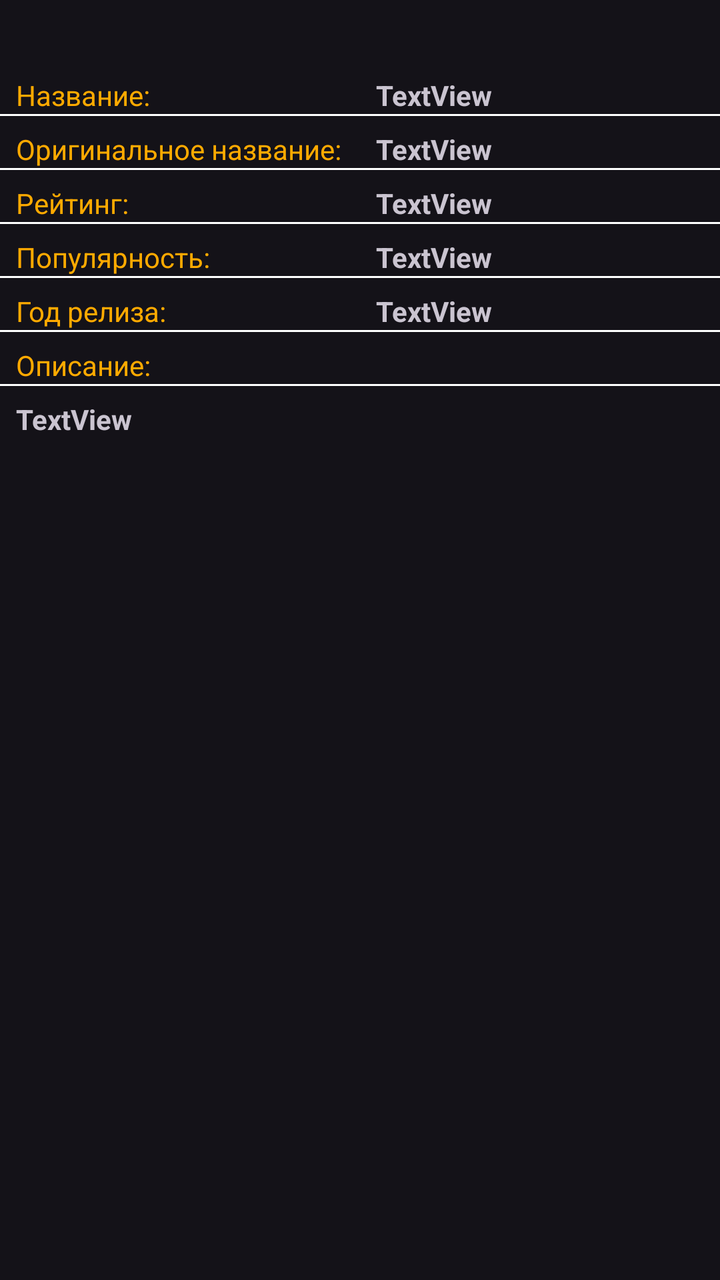
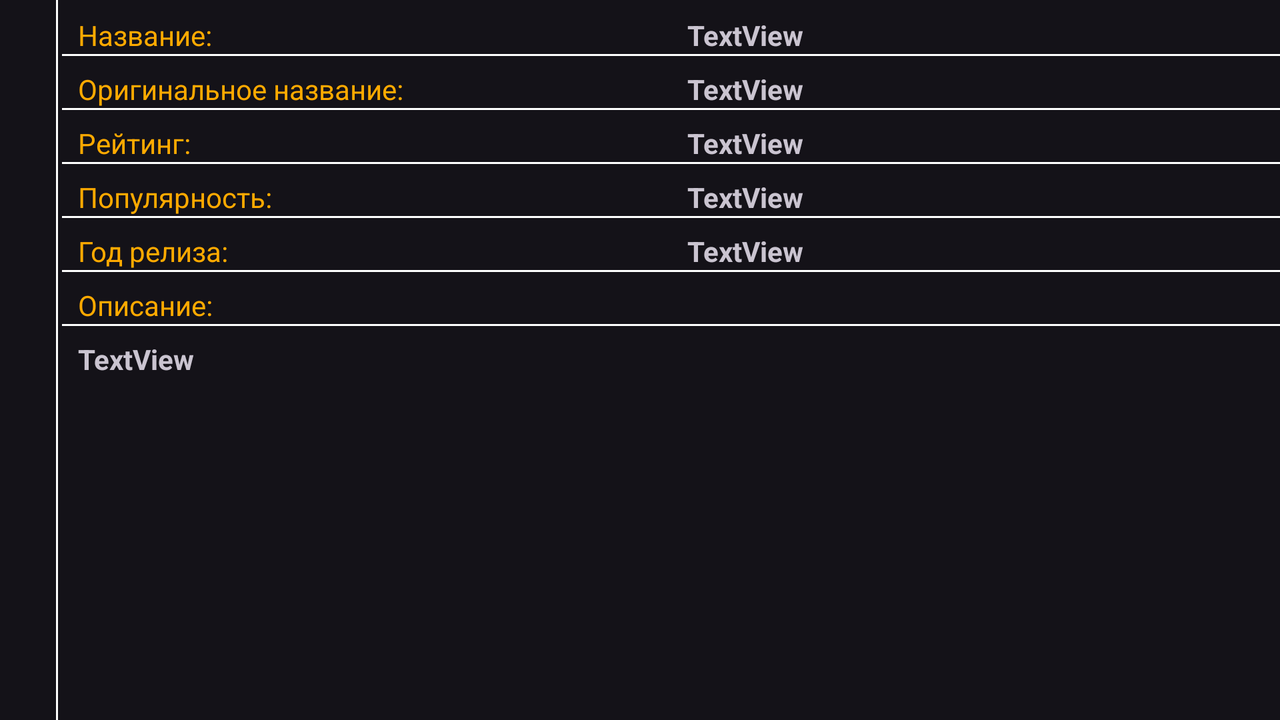

An Android layout and its configuration variant, each rendered on a device that would load it. The default file and the variant file are quoted in full after the pictures.
<!-- AndroidManifest.xml: application theme Theme.MyMovies -->
<!-- res/layout/activity_detail.xml -->
<?xml version="1.0" encoding="utf-8"?>
<ScrollView xmlns:android="http://schemas.android.com/apk/res/android"
    xmlns:app="http://schemas.android.com/apk/res-auto"
    xmlns:tools="http://schemas.android.com/tools"
    android:layout_width="match_parent"
    android:layout_height="match_parent"
    tools:context=".DetailActivity"
    android:id="@+id/scrollView_info">

    <androidx.constraintlayout.widget.ConstraintLayout
        android:layout_width="match_parent"
        android:layout_height="wrap_content">

        <ImageView
            android:id="@+id/imageViewBigPoster"
            android:layout_width="0dp"
            android:layout_height="wrap_content"
            android:adjustViewBounds="true"
            app:layout_constraintEnd_toEndOf="parent"
            app:layout_constraintStart_toStartOf="parent"
            app:layout_constraintTop_toTopOf="parent"
            tools:src="@drawable/ic_launcher_background" />


        <ImageView
            android:id="@+id/imageViewAddToFavourite"
            android:layout_width="@dimen/size_of_heart"
            android:layout_height="@dimen/size_of_heart"
            android:layout_marginEnd="@dimen/_16dp"
            android:cropToPadding="false"
            android:onClick="onClickChangeFavourite"
            app:layout_constraintBottom_toBottomOf="@+id/imageViewBigPoster"
            app:layout_constraintEnd_toEndOf="parent"
            app:layout_constraintTop_toBottomOf="@+id/imageViewBigPoster"
            app:layout_constraintVertical_bias="0.49"
            android:contentDescription="@string/btn_add_to_fav"
            app:srcCompat="@drawable/btn_star_big_on" />


<include
    layout="@layout/move_info"
    android:layout_width="0dp"
    android:layout_height="wrap_content"
    android:id="@+id/move_info"
    app:layout_constraintStart_toStartOf="parent"
    app:layout_constraintEnd_toEndOf="parent"
    app:layout_constraintTop_toBottomOf="@id/imageViewAddToFavourite"/>


    </androidx.constraintlayout.widget.ConstraintLayout>
</ScrollView>
<!-- res/layout/move_info.xml (included above) -->
<?xml version="1.0" encoding="utf-8"?>
<androidx.constraintlayout.widget.ConstraintLayout xmlns:android="http://schemas.android.com/apk/res/android"
    xmlns:app="http://schemas.android.com/apk/res-auto"
    android:layout_width="match_parent"
    android:layout_height="match_parent">


    <TextView
        android:id="@+id/textViewLabelTitle"
        android:layout_width="wrap_content"
        android:layout_height="wrap_content"
        android:layout_marginStart="@dimen/_8dp"
        android:layout_marginTop="@dimen/_8dp"
        android:text="Название:"
        android:textColor="@color/yellow"
        app:layout_constraintStart_toStartOf="parent"
        app:layout_constraintTop_toTopOf="parent" />

    <View
        android:id="@+id/view1"
        android:layout_width="match_parent"
        android:layout_height="@dimen/_1dp"
        android:background="@color/white"
        app:layout_constraintTop_toBottomOf="@id/textViewLabelTitle" />

    <androidx.constraintlayout.widget.Guideline
        android:id="@+id/guidelineCenter"
        android:layout_width="wrap_content"
        android:layout_height="wrap_content"
        android:orientation="vertical"
        app:layout_constraintGuide_percent="0.5" />

    <TextView
        android:id="@+id/textViewTitle"
        android:layout_width="0dp"
        android:layout_height="wrap_content"
        android:layout_marginStart="@dimen/_8dp"
        android:layout_marginTop="@dimen/_8dp"
        android:text="TextView"
        android:textStyle="bold"
        app:layout_constraintEnd_toEndOf="parent"
        app:layout_constraintStart_toStartOf="@+id/guidelineCenter"
        app:layout_constraintTop_toTopOf="parent" />

    <TextView
        android:id="@+id/textViewLabelOriginalTitle"
        android:layout_width="wrap_content"
        android:layout_height="wrap_content"
        android:layout_marginStart="@dimen/_8dp"
        android:layout_marginTop="@dimen/_8dp"
        android:text="Оригинальное название:"
        android:textColor="@color/yellow"
        app:layout_constraintStart_toStartOf="parent"
        app:layout_constraintTop_toBottomOf="@+id/textViewTitle" />

    <View
        android:id="@+id/view2"
        android:layout_width="match_parent"
        android:layout_height="@dimen/_1dp"
        android:background="@color/white"
        app:layout_constraintTop_toBottomOf="@id/textViewLabelOriginalTitle" />

    <TextView
        android:id="@+id/textViewOriginalTitle"
        android:layout_width="0dp"
        android:layout_height="wrap_content"
        android:layout_marginStart="@dimen/_8dp"
        android:layout_marginTop="@dimen/_8dp"
        android:text="TextView"
        android:textStyle="bold"
        app:layout_constraintEnd_toEndOf="parent"
        app:layout_constraintStart_toStartOf="@+id/guidelineCenter"
        app:layout_constraintTop_toBottomOf="@+id/textViewTitle" />

    <TextView
        android:id="@+id/textViewLabelRating"
        android:layout_width="wrap_content"
        android:layout_height="wrap_content"
        android:layout_marginStart="@dimen/_8dp"
        android:layout_marginTop="@dimen/_8dp"
        android:text="Рейтинг:"
        android:textColor="@color/yellow"
        app:layout_constraintStart_toStartOf="parent"
        app:layout_constraintTop_toBottomOf="@+id/textViewOriginalTitle" />

    <View
        android:id="@+id/view3"
        android:layout_width="match_parent"
        android:layout_height="@dimen/_1dp"
        android:background="@color/white"
        app:layout_constraintTop_toBottomOf="@id/textViewLabelRating" />

    <TextView
        android:id="@+id/textViewRating"
        android:layout_width="0dp"
        android:layout_height="wrap_content"
        android:layout_marginStart="@dimen/_8dp"
        android:layout_marginTop="@dimen/_8dp"
        android:text="TextView"
        android:textStyle="bold"
        app:layout_constraintEnd_toEndOf="parent"
        app:layout_constraintStart_toStartOf="@+id/guidelineCenter"
        app:layout_constraintTop_toBottomOf="@+id/textViewOriginalTitle" />

    <TextView
        android:id="@+id/textVieweTitleDate"
        android:layout_width="wrap_content"
        android:layout_height="wrap_content"
        android:layout_marginStart="@dimen/_8dp"
        android:layout_marginTop="@dimen/_8dp"
        android:text="Год релиза:"
        android:textColor="@color/yellow"
        app:layout_constraintStart_toStartOf="parent"
        app:layout_constraintTop_toBottomOf="@+id/textViewVotes" />

    <View
        android:id="@+id/view4"
        android:layout_width="match_parent"
        android:layout_height="@dimen/_1dp"
        android:background="@color/white"
        app:layout_constraintTop_toBottomOf="@id/textVieweTitleDate" />

    <TextView
        android:id="@+id/textViewDate"
        android:layout_width="0dp"
        android:layout_height="wrap_content"
        android:layout_marginStart="@dimen/_8dp"
        android:layout_marginTop="@dimen/_8dp"
        android:text="TextView"
        android:textStyle="bold"
        app:layout_constraintEnd_toEndOf="parent"
        app:layout_constraintHorizontal_bias="0.0"
        app:layout_constraintStart_toStartOf="@+id/guidelineCenter"
        app:layout_constraintTop_toBottomOf="@+id/textViewVotes" />

    <TextView
        android:id="@+id/textViewTitleOverview"
        android:layout_width="wrap_content"
        android:layout_height="wrap_content"
        android:layout_marginStart="@dimen/_8dp"
        android:layout_marginTop="@dimen/_8dp"
        android:text="Описание:"
        android:textColor="@color/yellow"
        app:layout_constraintStart_toStartOf="parent"
        app:layout_constraintTop_toBottomOf="@+id/textViewDate" />

    <View
        android:id="@+id/view7"
        android:layout_width="match_parent"
        android:layout_height="@dimen/_1dp"
        android:background="@color/white"
        app:layout_constraintTop_toBottomOf="@id/textViewTitleOverview" />

    <TextView
        android:id="@+id/textViewOverview"
        android:layout_width="wrap_content"
        android:layout_height="wrap_content"
        android:layout_marginStart="@dimen/_8dp"
        android:layout_marginTop="@dimen/_8dp"
        android:text="TextView"
        android:textStyle="bold"
        app:layout_constraintStart_toStartOf="parent"
        app:layout_constraintTop_toBottomOf="@+id/textViewTitleOverview" />

    <TextView
        android:id="@+id/textViewVotes"
        android:layout_width="0dp"
        android:layout_height="wrap_content"
        android:layout_marginStart="@dimen/_8dp"
        android:layout_marginTop="@dimen/_8dp"
        android:text="TextView"
        android:textStyle="bold"

        app:layout_constraintEnd_toEndOf="parent"
        app:layout_constraintHorizontal_bias="0.0"
        app:layout_constraintStart_toStartOf="@+id/guidelineCenter"
        app:layout_constraintTop_toBottomOf="@+id/textViewRating" />

    <TextView
        android:id="@+id/textViewTitleVotes"
        android:layout_width="wrap_content"
        android:layout_height="wrap_content"
        android:layout_marginStart="@dimen/_8dp"
        android:layout_marginTop="@dimen/_8dp"
        android:text="Популярность:"
        android:textColor="@color/yellow"
        app:layout_constraintStart_toStartOf="parent"
        app:layout_constraintTop_toBottomOf="@+id/textViewRating" />

    <View
        android:id="@+id/view8"
        android:layout_width="match_parent"
        android:layout_height="@dimen/_1dp"
        android:background="@color/white"
        app:layout_constraintTop_toBottomOf="@id/textViewTitleVotes" />


</androidx.constraintlayout.widget.ConstraintLayout>
<!-- resources referenced by this layout -->
<resources>
  <color name="white">#FFFFFFFF</color>
  <color name="yellow">#FFAA00</color>
  <dimen name="_16dp">16dp</dimen>
  <dimen name="_1dp">1dp</dimen>
  <dimen name="_8dp">8dp</dimen>
  <dimen name="size_of_heart">60dp</dimen>
  <string name="btn_add_to_fav">Кнопка добавить избранное</string>
  <style name="Theme.MyMovies" parent="Base.Theme.MyMovies" />
  <style name="Base.Theme.MyMovies" parent="Theme.Material3.Dark">
          
          
          <item name="android:colorPrimary">@color/colorPrimary</item>
          <item name="android:colorPrimaryDark">@color/colorPrimaryDark</item>
          |<item name="colorAccent">@color/colorAccent</item>
      </style>
  <color name="colorPrimary">#000000</color>
  <color name="colorPrimaryDark">#000000</color>
  <color name="colorAccent">#FF3030</color>
</resources>
<!-- res/layout-land/activity_detail.xml (the repository's variant of the layout above) -->
<!-- drawn on the phone turned sideways -->
<?xml version="1.0" encoding="utf-8"?>
<androidx.constraintlayout.widget.ConstraintLayout xmlns:android="http://schemas.android.com/apk/res/android"
    xmlns:app="http://schemas.android.com/apk/res-auto"
    xmlns:tools="http://schemas.android.com/tools"
    android:layout_width="match_parent"
    android:layout_height="match_parent"
    tools:context=".DetailActivity">

    <ImageView
        android:id="@+id/imageViewBigPoster"
        android:layout_height="0dp"
        android:layout_width="wrap_content"
        android:adjustViewBounds="true"
        app:layout_constraintStart_toStartOf="parent"
        app:layout_constraintTop_toTopOf="parent"
        app:layout_constraintBottom_toBottomOf="parent"
        tools:src="@drawable/ic_launcher_background" />


    <ImageView
        android:id="@+id/imageViewAddToFavourite"
        android:layout_width="@dimen/size_of_heart"
        android:layout_height="@dimen/size_of_heart"
        android:layout_marginTop="16dp"
        android:cropToPadding="false"
        android:onClick="onClickChangeFavourite"
        app:layout_constraintStart_toEndOf="@+id/imageViewBigPoster"
        app:layout_constraintEnd_toEndOf="@+id/imageViewBigPoster"
        app:layout_constraintTop_toTopOf="@+id/imageViewBigPoster"
        app:layout_constraintVertical_bias="0.49"
        android:contentDescription="@string/btn_add_to_fav"
        app:srcCompat="@drawable/btn_star_big_on" />

    <View
        android:id="@+id/view1"
        android:layout_width="@dimen/_1dp"
        android:layout_height="match_parent"
        android:layout_marginLeft="@dimen/_28dp"
        app:layout_constraintStart_toEndOf="@id/imageViewBigPoster"
        app:layout_constraintTop_toBottomOf="@id/imageViewAddToFavourite"
        android:background="@color/white"/>

    <ScrollView
        android:layout_width="0dp"
        android:layout_height="0dp"
        app:layout_constraintBottom_toBottomOf="parent"
        app:layout_constraintTop_toTopOf="parent"
        app:layout_constraintEnd_toEndOf="parent"
        android:layout_marginLeft="@dimen/_2dp"
        android:id="@+id/scrollView_info"
        app:layout_constraintStart_toEndOf="@+id/view1">
    <include
        android:id="@+id/move_info"
        layout="@layout/move_info"
        android:layout_width="match_parent"
        android:layout_height="wrap_content" />
    </ScrollView>


</androidx.constraintlayout.widget.ConstraintLayout>
<!-- resources referenced by the variant -->
<!-- as the phone turned sideways resolves them -->
<resources>
  <color name="white">#FFFFFFFF</color>
  <color name="yellow">#FFAA00</color>
  <dimen name="_1dp">1dp</dimen>
  <dimen name="_28dp">28dp</dimen>
  <dimen name="_2dp">2dp</dimen>
  <dimen name="_8dp">8dp</dimen>
  <dimen name="size_of_heart">60dp</dimen>
  <string name="btn_add_to_fav">Кнопка добавить избранное</string>
  <style name="Theme.MyMovies" parent="Base.Theme.MyMovies" />
  <style name="Base.Theme.MyMovies" parent="Theme.Material3.Dark">
          
          
          <item name="android:colorPrimary">@color/colorPrimary</item>
          <item name="android:colorPrimaryDark">@color/colorPrimaryDark</item>
          |<item name="colorAccent">@color/colorAccent</item>
      </style>
  <color name="colorPrimary">#000000</color>
  <color name="colorPrimaryDark">#000000</color>
  <color name="colorAccent">#FF3030</color>
</resources>
